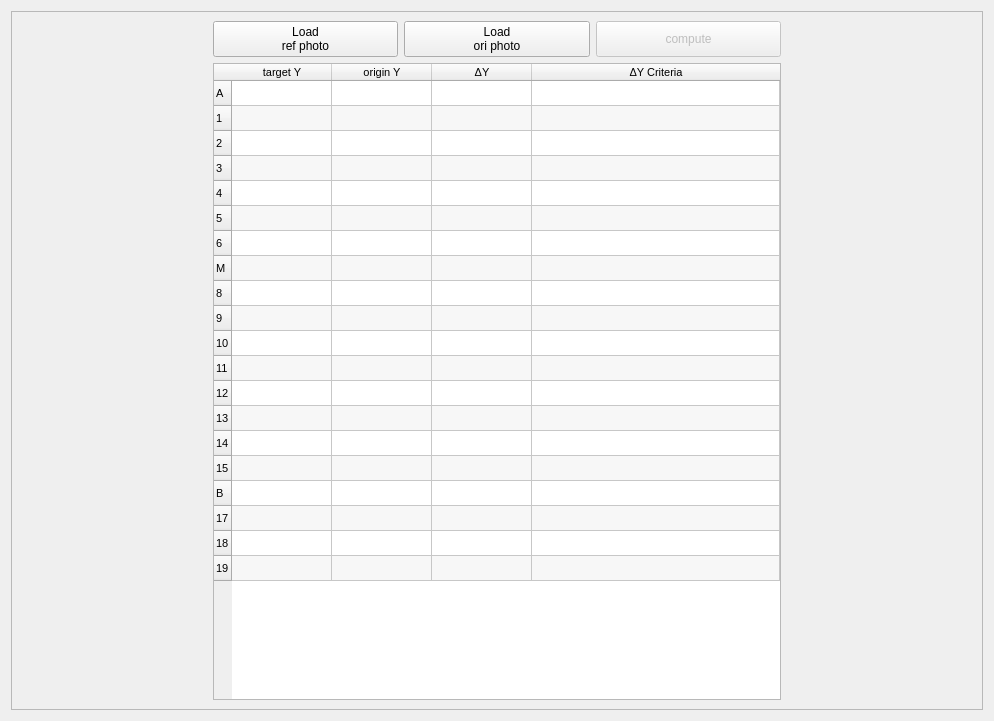
<?xml version="1.0" encoding="UTF-8"?>
<ui version="4.0">
 <class>Form</class>
 <widget class="QWidget" name="Form">
  <property name="geometry">
   <rect>
    <x>0</x>
    <y>0</y>
    <width>994</width>
    <height>721</height>
   </rect>
  </property>
  <property name="windowTitle">
   <string>Form</string>
  </property>
  <layout class="QVBoxLayout" name="verticalLayout">
   <item>
    <widget class="QScrollArea" name="scrollArea">
     <property name="widgetResizable">
      <bool>true</bool>
     </property>
     <widget class="QWidget" name="scrollAreaWidgetContents">
      <property name="geometry">
       <rect>
        <x>0</x>
        <y>0</y>
        <width>970</width>
        <height>697</height>
       </rect>
      </property>
      <layout class="QHBoxLayout" name="horizontalLayout_2">
       <item>
        <layout class="QGridLayout" name="gridLayout">
         <item row="1" column="1">
          <widget class="QPushButton" name="load_ref_btn">
           <property name="text">
            <string>Load 
ref photo</string>
           </property>
          </widget>
         </item>
         <item row="1" column="2">
          <widget class="QPushButton" name="load_ori_btn">
           <property name="enabled">
            <bool>true</bool>
           </property>
           <property name="text">
            <string>Load
ori photo</string>
           </property>
          </widget>
         </item>
         <item row="1" column="4">
          <widget class="QLabel" name="label_4">
           <property name="text">
            <string/>
           </property>
          </widget>
         </item>
         <item row="1" column="0">
          <widget class="QLabel" name="label_5">
           <property name="text">
            <string/>
           </property>
          </widget>
         </item>
         <item row="1" column="3">
          <widget class="QPushButton" name="compute_btn">
           <property name="enabled">
            <bool>false</bool>
           </property>
           <property name="sizePolicy">
            <sizepolicy hsizetype="Minimum" vsizetype="Preferred">
             <horstretch>0</horstretch>
             <verstretch>0</verstretch>
            </sizepolicy>
           </property>
           <property name="text">
            <string>compute</string>
           </property>
          </widget>
         </item>
         <item row="2" column="1" colspan="3">
          <widget class="QTableWidget" name="before_table">
           <property name="minimumSize">
            <size>
             <width>0</width>
             <height>600</height>
            </size>
           </property>
           <property name="font">
            <font>
             <pointsize>8</pointsize>
            </font>
           </property>
           <property name="focusPolicy">
            <enum>Qt::NoFocus</enum>
           </property>
           <property name="editTriggers">
            <set>QAbstractItemView::NoEditTriggers</set>
           </property>
           <property name="dragEnabled">
            <bool>false</bool>
           </property>
           <property name="alternatingRowColors">
            <bool>true</bool>
           </property>
           <attribute name="horizontalHeaderCascadingSectionResizes">
            <bool>false</bool>
           </attribute>
           <attribute name="horizontalHeaderShowSortIndicator" stdset="0">
            <bool>false</bool>
           </attribute>
           <attribute name="horizontalHeaderStretchLastSection">
            <bool>true</bool>
           </attribute>
           <attribute name="verticalHeaderDefaultSectionSize">
            <number>25</number>
           </attribute>
           <attribute name="verticalHeaderMinimumSectionSize">
            <number>25</number>
           </attribute>
           <row>
            <property name="text">
             <string>A</string>
            </property>
           </row>
           <row>
            <property name="text">
             <string>1</string>
            </property>
           </row>
           <row>
            <property name="text">
             <string>2</string>
            </property>
           </row>
           <row>
            <property name="text">
             <string>3</string>
            </property>
           </row>
           <row>
            <property name="text">
             <string>4</string>
            </property>
           </row>
           <row>
            <property name="text">
             <string>5</string>
            </property>
           </row>
           <row>
            <property name="text">
             <string>6</string>
            </property>
           </row>
           <row>
            <property name="text">
             <string>M</string>
            </property>
           </row>
           <row>
            <property name="text">
             <string>8</string>
            </property>
           </row>
           <row>
            <property name="text">
             <string>9</string>
            </property>
           </row>
           <row>
            <property name="text">
             <string>10</string>
            </property>
           </row>
           <row>
            <property name="text">
             <string>11</string>
            </property>
           </row>
           <row>
            <property name="text">
             <string>12</string>
            </property>
           </row>
           <row>
            <property name="text">
             <string>13</string>
            </property>
           </row>
           <row>
            <property name="text">
             <string>14</string>
            </property>
           </row>
           <row>
            <property name="text">
             <string>15</string>
            </property>
           </row>
           <row>
            <property name="text">
             <string>B</string>
            </property>
           </row>
           <row>
            <property name="text">
             <string>17</string>
            </property>
           </row>
           <row>
            <property name="text">
             <string>18</string>
            </property>
           </row>
           <row>
            <property name="text">
             <string>19</string>
            </property>
           </row>
           <column>
            <property name="text">
             <string>target Y</string>
            </property>
           </column>
           <column>
            <property name="text">
             <string>origin Y</string>
            </property>
           </column>
           <column>
            <property name="text">
             <string>ΔY</string>
            </property>
           </column>
           <column>
            <property name="text">
             <string>ΔY Criteria</string>
            </property>
           </column>
          </widget>
         </item>
        </layout>
       </item>
      </layout>
     </widget>
    </widget>
   </item>
  </layout>
 </widget>
 <resources/>
 <connections/>
</ui>
